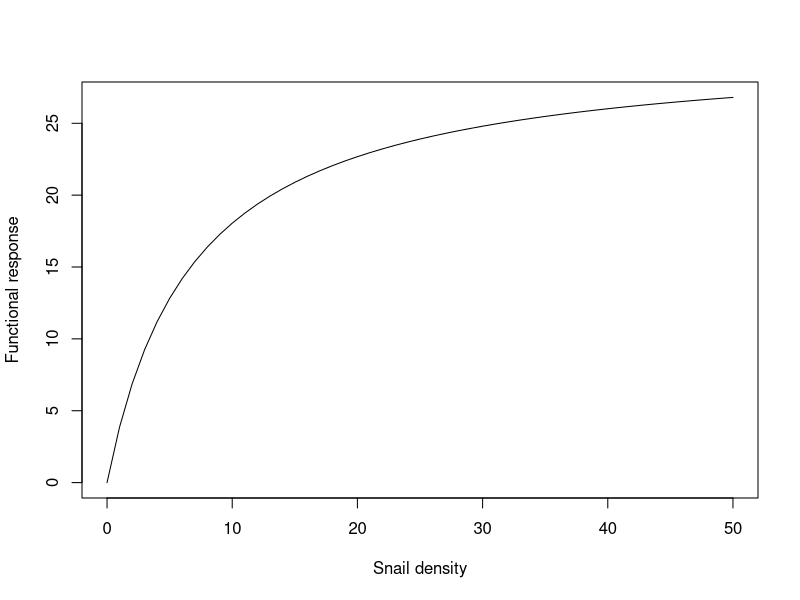

Write R code to recreate this figure.
## Modeling functional response of prawn on different size classes of snails

## To-do list:
  # Continue to tweak attack rate and handling time functions (i.e. to capture size refuge)
  # Resolve scale issue

predation = function(P, P.L, N1, N2, N3) {
  
  N = N1 + N2 + N3
  
  P.bm = (0.096868*(P.L/10)^3.2944)/10 # Prawn length (mm) to weight (g) conversion,
                                       # based on Lalrisanga et al. 2012 (for M. rosenbergii)
  
  N1.bm = 0.187178454*0.4^2.536764792 # 4mm size class; length-to-weight conversion based on fitting allometric equation to Sanna's data on B. glabrata
  N2.bm = 0.187178454*0.8^2.536764792 # 8mm size class
  N3.bm = 0.187178454*1.2^2.536764792 # 12mm size class
                                      # Alternative polynomial function: 0.3124*x^2 - 0.1205*x
  
  # Ratios of prawn-to-snail biomass
  rps1 = P.bm / N1.bm
  rps2 = P.bm / N2.bm
  rps3 = P.bm / N3.bm
  
  # Attack rates as a function of biomass ratio
  alpha1 = ifelse(-log(3) + 1.1906*log(rps1) > 0, -log(3) + 1.1906*log(rps1), 0) # Alternative linear function: 0.037192*rps
  alpha2 = ifelse(-log(3) + 1.1906*log(rps2) > 0, -log(3) + 1.1906*log(rps2), 0)
  alpha3 = ifelse(-log(3) + 1.1906*log(rps3) > 0, -log(3) + 1.1906*log(rps3), 0)
  
  # Handling times as a function of biomass ratio
  handle1 = 1/(0.38561*rps1) # Alternative function: 0.53623*exp(-0.05167*rps)
  handle2 = 1/(0.38561*rps2)
  handle3 = 1/(0.38561*rps3)
  
  # Preference variables, currently ignoring these
  gam1 = 1 #1/3 + 0.5*exp(-0.15*P.bm)
  gam3 = 1 #1/3*exp(-12*exp(-0.2*P.bm))
  gam2 = 1 #1 - gam1 - gam3
  
  # Adjusted preference variables, currently ignoring these
  # gam_star1 = gam1*(N1/N) / (gam1*(N1/N) + gam2*(N2/N) + gam3*(N3/N))
  # gam_star2 = gam2*(N2/N) / (gam1*(N1/N) + gam2*(N2/N) + gam3*(N3/N))
  # gam_star3 = gam3*(N3/N) / (gam1*(N1/N) + gam2*(N2/N) + gam3*(N3/N))
  
  # Size-class specific functional responses
  psi1 = (P*alpha1*gam1*N1) / (1+sum(alpha1*handle1*gam1*N1,
                                     alpha2*handle2*gam2*N2,
                                     alpha3*handle3*gam3*N3))
  
  psi2 = (P*alpha2*gam2*N2) / (1+sum(alpha1*handle1*gam1*N1,
                                     alpha2*handle2*gam2*N2,
                                     alpha3*handle3*gam3*N3))
  
  psi3 = (P*alpha3*gam3*N3) / (1+sum(alpha1*handle1*gam1*N1,
                                     alpha2*handle2*gam2*N2,
                                     alpha3*handle3*gam3*N3))
  
  # Aggregate functional response
  psi = psi1+psi2+psi3
  
  return(list("psi1"=psi1, "psi2"=psi2, "psi3"=psi3, "psi"=psi))
}

# Plot functional response for a given prawn size and snail population
x = c(0:50)
fr = numeric(length = length(x))
for (i in x) {
  pred = predation(P = 1, P.L = 75, N1 = 0.4*i, N2 = 0.3*i, N3 = 0.3*i)
  fr[i+1] = pred$psi
}
plot(x, fr, type="l", xlab = "Snail density", ylab = "Functional response")



